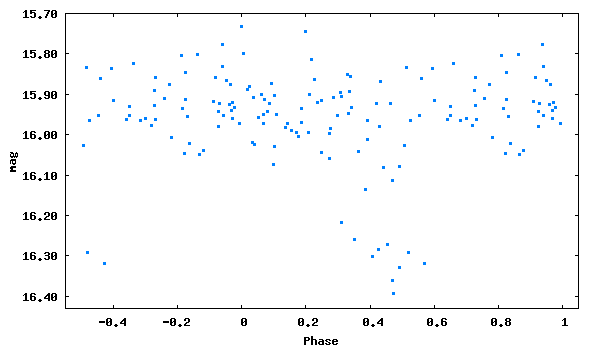

Source code (gnuplot):
set term png size 600,350 medium
set colors classic
set output 'phase_lc_15.png'
set xlabel 'Phase'
set ylabel 'mag'
#set title 'JDmax = 2445933.40800 + 0.7203085 x E'
set format y '%5.2f'
plot [-0.55:1.05][16.43:15.70] "phase_lc_15.dat" linecolor 3 pointtype 5 pointsize 0.3 title ""
